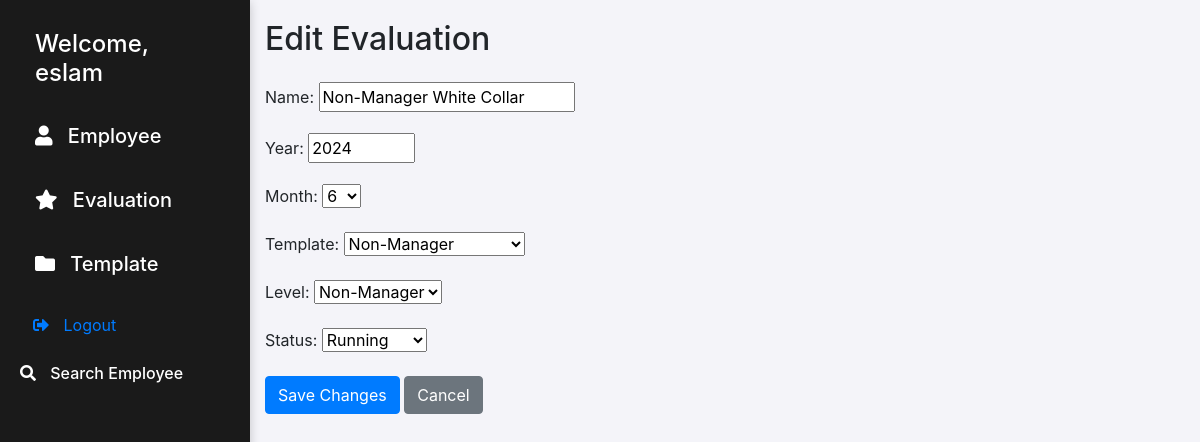
Page /evaluations/edit/1/ (signed in) on the committed database.
### pms/models.py (models this page shows, shortened)
class Evaluation(models.Model):
    status_choices = [
        ('running', 'Running'),
        ('Completed', 'Completed'),
        ('closed', 'Closed')
    ]
    name = models.CharField(max_length=100)
    year = models.PositiveSmallIntegerField()
    month = models.PositiveIntegerField()
    template = models.ForeignKey(Template, on_delete=models.CASCADE)
    level = models.ForeignKey(Level, on_delete=models.CASCADE)
    status = models.CharField(max_length=10, choices=status_choices, default='running')
    evaluator = models.ForeignKey(User, on_delete=models.CASCADE)

class Template(models.Model):
    name = models.CharField(max_length=100)
    weight = models.PositiveSmallIntegerField()
    level = models.ForeignKey(Level, on_delete=models.CASCADE)
    def __str__(self):
        return self.name

class Level(models.Model):
    name  = models.CharField(max_length=50)
    def __str__(self):
        return self.name

### pms/views.py (the view, shortened to what this page needs)
# urls.py: path('evaluations/edit/<int:pk>/', EvaluationUpdateView.as_view(), name='edit_evaluation'),
class EvaluationUpdateView(UpdateView):
    model = Evaluation
    form_class = EvaluationInsertForm
    template_name = 'pms/edit_evaluation.html'
    context_object_name = 'evaluation'

### pms/forms.py
class EvaluationInsertForm(forms.ModelForm):
    class Meta:
        model = Evaluation
        fields = ['name', 'year', 'month', 'template', 'level', 'status']
        widgets = {
            'year': forms.NumberInput(attrs={'min': 1900, 'max': 2100}),
            'month': forms.Select(choices=[(i, i) for i in range(1, 13)]),
            'status': forms.Select(choices=Evaluation.status_choices),
        }

### templates/pms/edit_evaluation.html (shortened to what this page needs)
{% extends 'pms/base.html' %}
{% block body %}
{% if user.is_staff %}
<div class="container">
    <h2 class="mb-4">Edit Evaluation</h2>
    <form method="post">
        {{ form.as_p }}
        <div class="form-group">
            <button type="submit" class="btn btn-primary">Save Changes</button>
            <a href="{% url 'list_evaluation' %}" class="btn btn-secondary">Cancel</a>
        </div>
    </form>
</div>
{% endif %}
{% endblock %}

### templates/pms/base.html (shortened to what this page needs)
<!DOCTYPE html>
<html lang="en">
<head>
    <link href="https://stackpath.bootstrapcdn.com/bootstrap/4.5.2/css/bootstrap.min.css" rel="stylesheet">
    <link rel="stylesheet" href="https://cdnjs.cloudflare.com/ajax/libs/font-awesome/5.15.3/css/all.min.css">
</head>
<body>
{% if request.path != '/login/' %}
<div class="sidebar">
    {% if user.is_authenticated %}
    <h4>Welcome, {{ user }}</h4>
    <div class="section">
        <h5 class="mt-3" data-toggle="collapse" data-target="#employee">
            <i class="fas fa-user icon"></i> Employee
        </h5>
    </div>
    <div class="section">
        <h5 class="mt-3" data-toggle="collapse" data-target="#evaluation">
            <i class="fas fa-star icon"></i> Evaluation
        </h5>
    </div>
    <div class="section">
        <h5 class="mt-3" data-toggle="collapse" data-target="#template">
            <i class="fas fa-folder icon"></i> Template
        </h5>
    </div>
    <div class="section mt-3">
        <form action="{% url 'logout' %}" method="post" class="d-inline">
            <button type="submit" class="sidebar-link btn btn-link">
                <i class="fas fa-sign-out-alt icon"></i> Logout
            </button>
        </form>
    </div>
    {% endif %}
    {% endif %}
<div class="section mt-3">
    <h6 class="mt-3" data-toggle="collapse" data-target="#search_employee">
        <i class="fas fa-search icon"></i> Search Employee
</div>
</div>
{% block body %}
{% endblock %}
</body>
</html>

### templates/pms/base.html (style rules this page uses)
body { background-color: #f4f4f9; margin-left: 250px; }
.sidebar { height: 100vh; padding: 20px; background-color: #1a1a1a; color: #ffffff; position: fixed; top: 0; left: 0; width: 250px; box-shadow: 0 2px 10px rgba(0, 0, 0, 0.2); transition: width 0.3s; }
.sidebar h4, .sidebar h5 { color: #ffffff; cursor: pointer; transition: background-color 0.3s, padding-left 0.3s ease-in-out; padding: 10px 15px; margin: 0; }
.icon { margin-right: 10px; }
.section { margin-bottom: 20px; }
.container { padding-top: 20px; }

### rows in the picture
Evaluation: name "Non-Manager White Collar", year "2024", month "6", template "Non-Manager", level "Non-Manager", status "Running"

### other values in the picture
{{ user }} "eslam"
